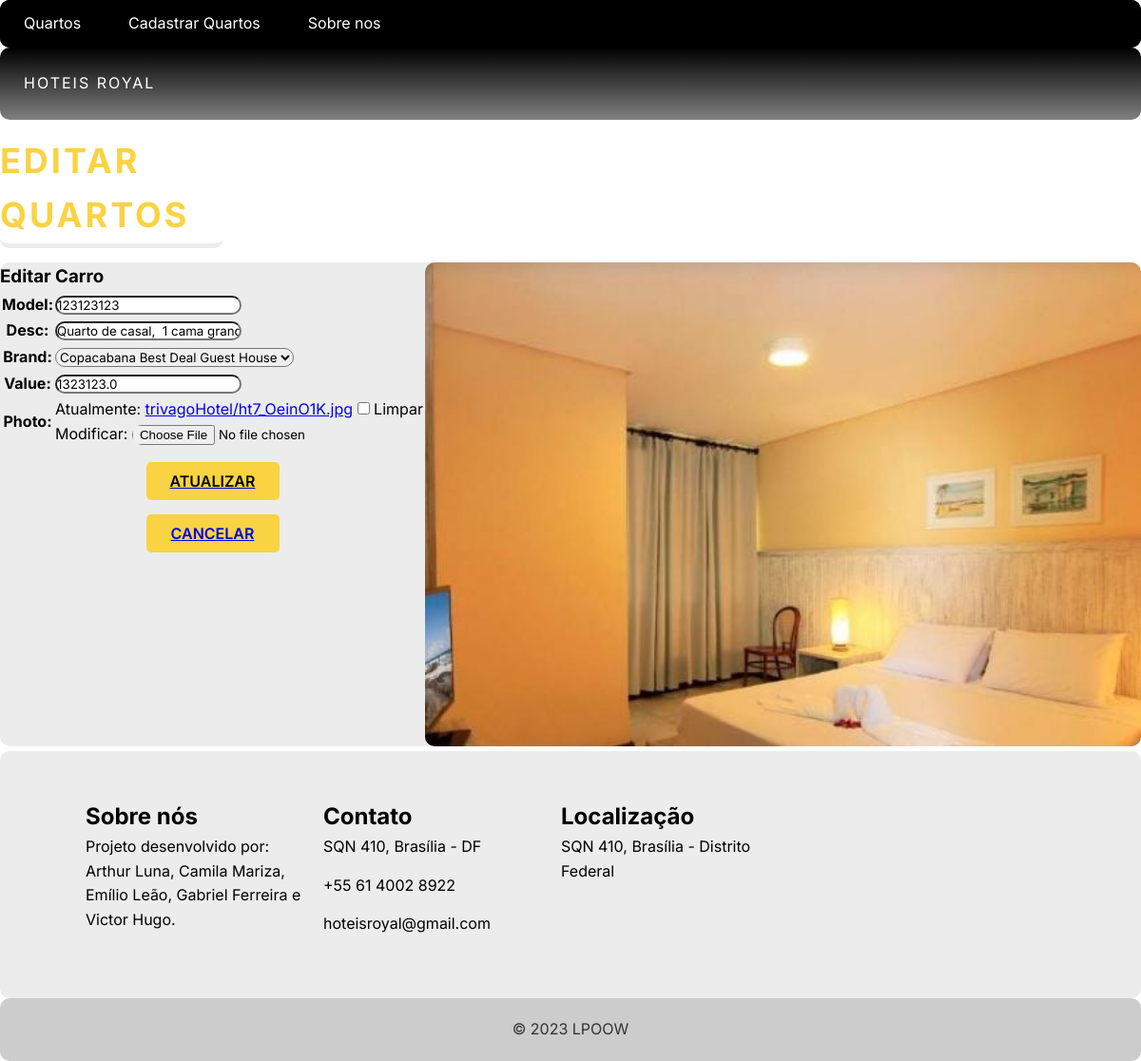
Before: /room/26/update/ with the older database file.
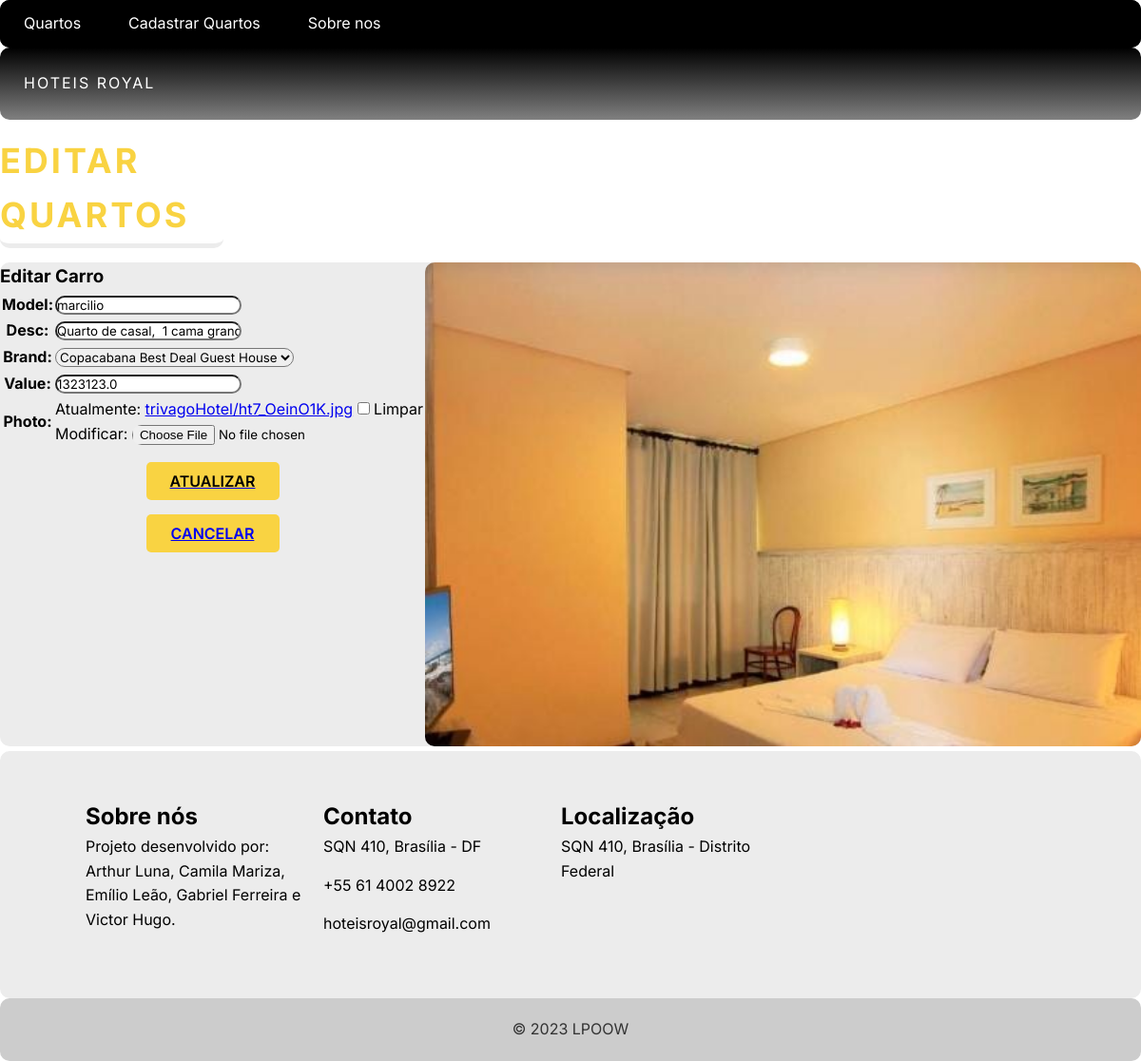
After: the same page with the newer database file.
### trivagoHotel/models.py (models this page shows, shortened)
class Hotel(models.Model):
    id = models.AutoField(primary_key=True)
    model = models.CharField(max_length=600)
    desc = models.CharField(max_length=600)
    brand = models.ForeignKey(Brand, on_delete=models.PROTECT, related_name='hotel_brand')
    value = models.FloatField(blank=True, null=True)
    photo = models.ImageField(upload_to='trivagoHotel/', blank=True, null=True)

### trivagoHotel/views.py (the view)
# urls.py: path('room/<int:pk>/update/', HotelUpdateView.as_view(), name = 'room_update'),
class HotelUpdateView(UpdateView):
    model = Hotel
    form_class = HotelModelForm
    template_name = 'room_update.html'
    success_url = '/hotels/'

### trivagoHotel/forms.py
class HotelModelForm(forms.ModelForm):
    class Meta:
        model = Hotel
        fields = '__all__'

### trivagoHotel/models.py (called while the page is built)
    def __str__(self):
        return self.name

### trivagoHotel/templates/room_update.html (shortened to what this page needs)
{% extends "base.html"%}
{% block content %}
<html>
    <head>
    </head>
    <body>
                <header class = "header" id = "header">
            <div class = "head">
                <div class = "cabeçalho">
                    <span>HOTEIS ROYAL</span>
                </div>
            </div>
        </header>
        <section class = "quartos sec-width" id = "quartos">
            <div class = "titulo">
                <h2>Editar Quartos</h2>
            </div>
            <article class = "quarto">
                <div class = "quarto-image">
                    <img src = "{{ hotel.photo.url }}" alt = "quarto image">
                </div>
                <form method="post" enctype="multipart/form-data">
                    <h1>Editar Carro</h1>
                    <table>
                        {{ form.as_table }}
                    </table>
                    <a href="{%url 'hotels_list' %}">
                        <button class="btn" type="submit"> ATUALIZAR </button>
                    </a>
                    <div>
                        <button value="Cabcelar" type = "button" class = "btn"><a href="{% url 'room_detail' pk=object.pk %}"> Cancelar</a></button>
                    </div>
                </form>
            </article>
        </section>
        <footer class = "cabecalho">
            <div class = "cabecalho-container">
                <div>
                    <h2>Sobre nós </h2>
                    <p>Projeto desenvolvido por: Arthur Luna, Camila Mariza, Emílio Leão, Gabriel Ferreira e Victor Hugo.</p>
                </div>
                <div>
                    <h2>Contato</h2>
                    <div class = "contato">
                        <span>
                            SQN 410, Brasília - DF
                        </span>
                    </div>
                    <div class = "contato">
                        <span>
                            +55 61 4002 8922
                        </span>
                    </div>
                    <div class = "contato">
                        <span>
                            hoteisroyal@gmail.com
                        </span>
                    </div>
                </div>
                <div>
                    <h2>Localização</h2>
                    <div class = "contato">
                        <span>
                            SQN 410, Brasília - Distrito Federal
                        </span>
                    </div>
                    </div>
                </div>
        </footer>
    </body>
</html>
{% endblock %}

Changed rows visible on the page:
changed Hotel "Copacabana Best Deal Guest House": model "123123123" → "marcilio"
